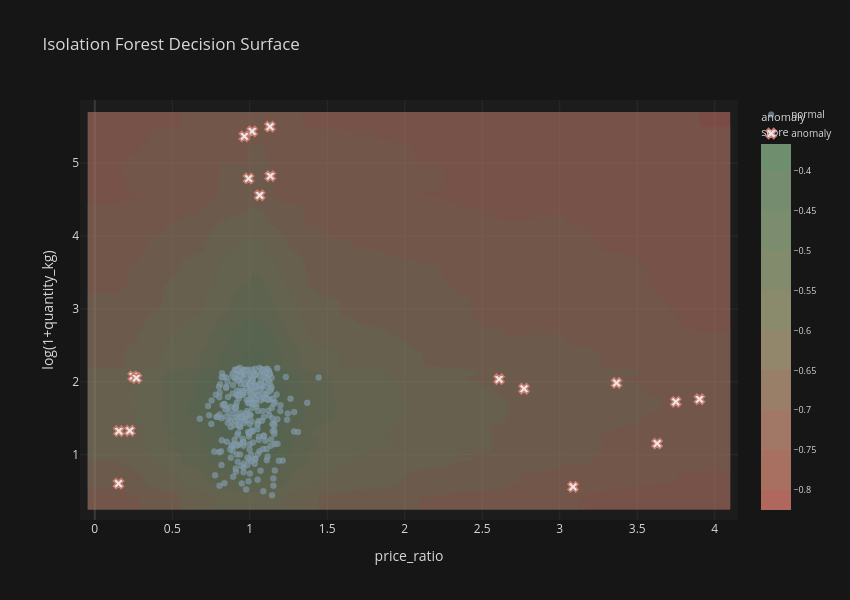

The notebook cell saved with this chart:
### Code cell
import numpy as np
import plotly.graph_objects as go

xx, yy = np.meshgrid(np.linspace(X[:,0].min()-0.2, X[:,0].max()+0.2, 300),
                     np.linspace(X[:,1].min()-0.2, X[:,1].max()+0.2, 300))
Z = best_model.score_samples(np.c_[xx.ravel(), yy.ravel()]).reshape(xx.shape)

# Muted diverging colorscale (low score = warm/red-ish, high score = cool/green-ish)
colorscale = [
    [0.0, '#B0685E'],   # muted red — most anomalous
    [0.5, '#8E8A6D'],   # muted olive — neutral
    [1.0, '#6E8E6E']    # muted green — most normal
]

fig = go.Figure()

# Decision surface
fig.add_trace(go.Contour(
    x=xx[0],
    y=yy[:, 0],
    z=Z,
    colorscale=colorscale,
    opacity=0.65,
    contours=dict(showlines=False),
    colorbar=dict(title='anomaly<br>score', tickfont=dict(size=9)),
    hoverinfo='skip'
))

# Normal points
fig.add_trace(go.Scatter(
    x=X[y==0, 0], y=X[y==0, 1],
    mode='markers',
    name='normal',
    marker=dict(size=6, color='#7A93A3', opacity=0.75,
                line=dict(width=0.5, color='rgba(255,255,255,0.2)')),
    hovertemplate='price_ratio: %{x:.3f}<br>log(1+qty): %{y:.3f}<extra>normal</extra>'
))

# Anomaly points
fig.add_trace(go.Scatter(
    x=X[y==1, 0], y=X[y==1, 1],
    mode='markers',
    name='anomaly',
    marker=dict(size=9, color='#E8E8E8', symbol='x',
                line=dict(width=1.5, color='#C97B6E')),
    hovertemplate='price_ratio: %{x:.3f}<br>log(1+qty): %{y:.3f}<extra>anomaly</extra>'
))

fig.update_layout(
    title_text='Isolation Forest Decision Surface',
    xaxis_title='price_ratio',
    yaxis_title='log(1+quantity_kg)',
    height=600, width=850,
    template='plotly_dark',
    paper_bgcolor='#161616',
    plot_bgcolor='#1c1c1c',
    font=dict(color='#d8d8d8'),
    legend=dict(font=dict(size=10), bgcolor='rgba(0,0,0,0)')
)

fig.update_xaxes(gridcolor='#2a2a2a', zerolinecolor='#3a3a3a')
fig.update_yaxes(gridcolor='#2a2a2a', zerolinecolor='#3a3a3a')

fig.show()

### Figure 1 — Plotly figure (JSON) as saved in the notebook; plotly's stock layout.template omitted (floating-point values rounded to 4 significant figures; data arrays with more than 128 entries replaced by an {"elided": "..."} marker saying what was removed)
{"data": [{"colorbar": {"tickfont": {"size": 9}, "title": {"text": "anomaly<br>score"}}, "colorscale": [[0, "#B0685E"], [0.5, "#8E8A6D"], [1, "#6E8E6E"]], "contours": {"showlines": false}, "hoverinfo": "skip", "opacity": 0.65, "type": "contour", "x": {"elided": "300 float values"}, "y": {"elided": "300 float values"}, "z": {"elided": "300x300 float values"}}, {"hovertemplate": "price_ratio: %{x:.3f}<br>log(1+qty): %{y:.3f}<extra>normal</extra>", "marker": {"color": "#7A93A3", "line": {"color": "rgba(255,255,255,0.2)", "width": 0.5}, "opacity": 0.75, "size": 6}, "mode": "markers", "name": "normal", "type": "scatter", "x": {"elided": "302 float values"}, "y": {"elided": "302 float values"}}, {"hovertemplate": "price_ratio: %{x:.3f}<br>log(1+qty): %{y:.3f}<extra>anomaly</extra>", "marker": {"color": "#E8E8E8", "line": {"color": "#C97B6E", "width": 1.5}, "size": 9, "symbol": "x"}, "mode": "markers", "name": "anomaly", "type": "scatter", "x": [3.902, 1.064, 0.2259, 1.133, 3.366, 0.9925, 3.749, 0.1532, 1.015, 1.13, 0.2481, 2.608, 3.086, 2.769, 0.9651, 3.629, 0.2683, 0.1554], "y": [1.761, 4.559, 1.33, 4.823, 1.985, 4.79, 1.726, 0.6043, 5.436, 5.501, 2.076, 2.037, 0.5596, 1.905, 5.368, 1.154, 2.053, 1.324]}], "layout": {"font": {"color": "#d8d8d8"}, "height": 600, "legend": {"bgcolor": "rgba(0,0,0,0)", "font": {"size": 10}}, "paper_bgcolor": "#161616", "plot_bgcolor": "#1c1c1c", "title": {"text": "Isolation Forest Decision Surface"}, "width": 850, "xaxis": {"gridcolor": "#2a2a2a", "title": {"text": "price_ratio"}, "zerolinecolor": "#3a3a3a"}, "yaxis": {"gridcolor": "#2a2a2a", "title": {"text": "log(1+quantity_kg)"}, "zerolinecolor": "#3a3a3a"}}}
